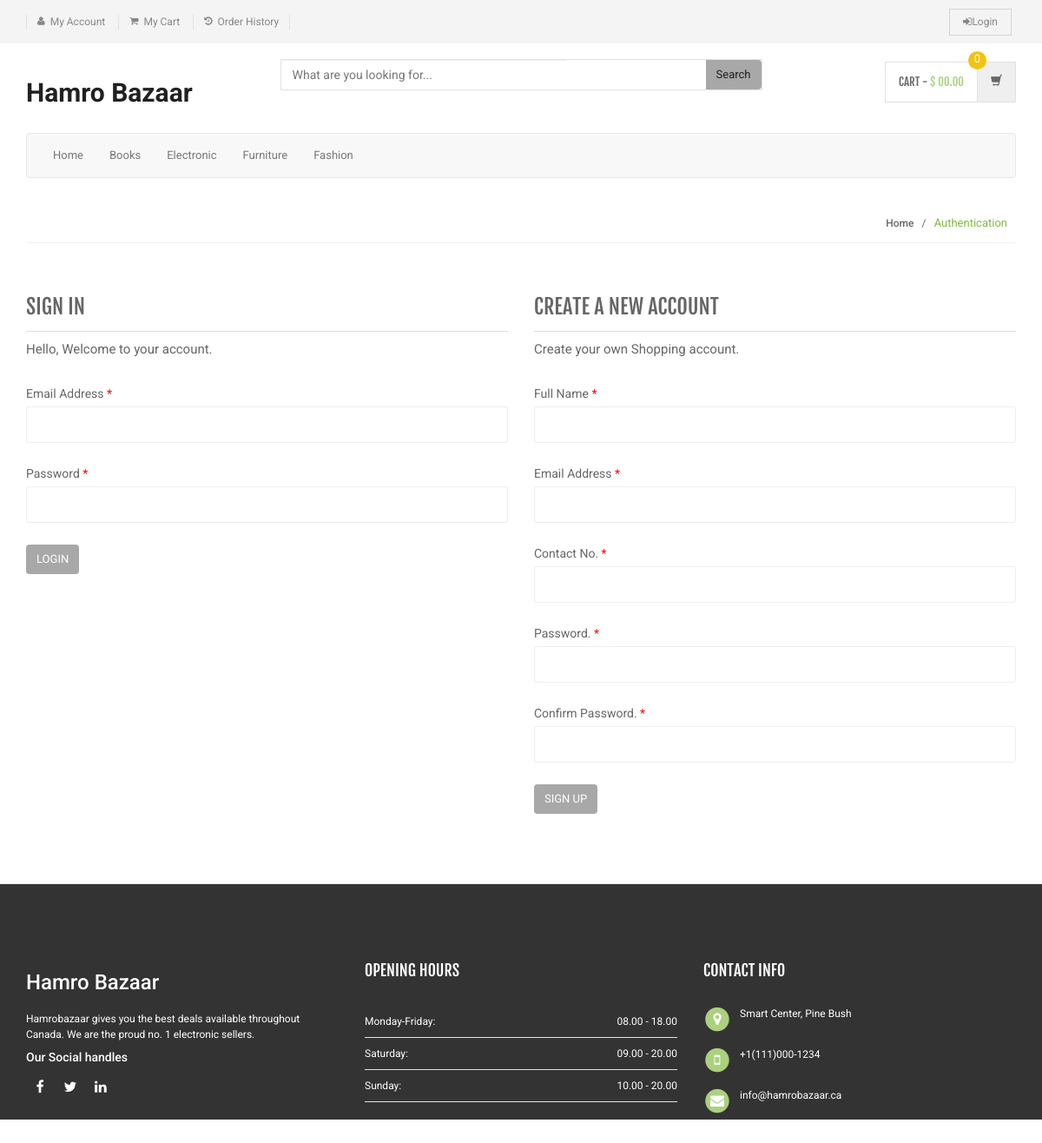
The page /login.php on the database its author committed.
### tables this page shows
CREATE TABLE `category` (
  `id` int(11) NOT NULL,
  `categoryName` varchar(255) DEFAULT NULL,
  `categoryDescription` longtext DEFAULT NULL,
  `creationDate` timestamp NOT NULL DEFAULT current_timestamp(),
  `updationDate` varchar(255) DEFAULT NULL
);

### includes/menu-bar.php (the view, shortened to what this page needs)
<div class="animate-dropdown">
    <div class="container">
        <div class="yamm navbar navbar-default" role="navigation">
            <div class="nav-bg-class">
                <div class="navbar-collapse collapse" id="mc-horizontal-menu-collapse">
                    <div class="nav-outer">
                        <ul class="nav navbar-nav">
                            <li class="<?php echo ($_SERVER['PHP_SELF'] == '/index.php') ? 'active' : ''; ?> dropdown yamm-fw">
                                <a href="index.php" data-hover="dropdown" class="dropdown-toggle">Home</a>
                            </li>
                            <?php
                            $sql = mysqli_query($con, "select id,categoryName  from category limit 6");
                            while ($row = mysqli_fetch_array($sql)) {
                                ?>
                                <li class="<?php echo ($_SERVER['PHP_SELF'] == '/category.php?cid=' . $row['id']) ? 'active' : ''; ?> dropdown yamm">
                                    <a href="category.php?cid=<?php echo $row['id']; ?>"><?php echo $row['categoryName']; ?></a>
                                </li>
                            <?php } ?>
                        </ul>
                        <div class="clearfix"></div>
                    </div>
                </div>
            </div>
        </div>
    </div>
</div>

### assets/css/green.css (style rules this page uses)
a { color: #abd07e; }

### assets/css/lightbox.css (style rules this page uses)
body:after { content: url(../images/close.png) url(../images/loading.gif) url(../images/prev.png) url(../images/next.png); display: none; }

### assets/css/blue.css (style rules this page uses)
a { color: #3498db; }

### assets/css/red.css (style rules this page uses)
a { color: #ff6c6c; }

### assets/css/orange.css (style rules this page uses)
a { color: #f39c12; }

### assets/css/dark-green.css (style rules this page uses)
a { color: #12cca7; }

### rows shown on the page
category: categoryName "Books"
category: categoryName "Electronic"
category: categoryName "Furniture"
category: categoryName "Fashion"
